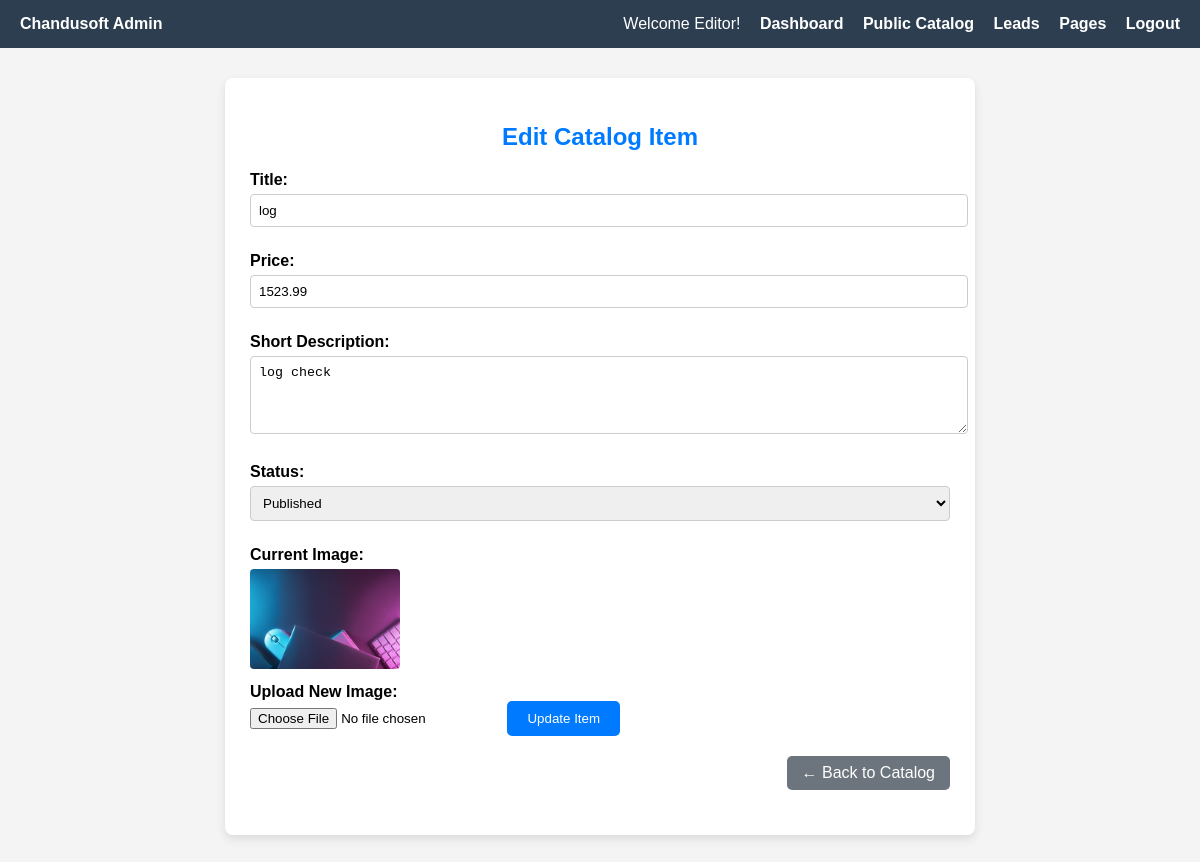
Page /admin/catalog-edit.php?id=8 on the committed database.
### tables this page shows
CREATE TABLE `catalog` (
  `id` int NOT NULL AUTO_INCREMENT,
  `title` varchar(255) NOT NULL,
  `slug` varchar(255) NOT NULL,
  `price` decimal(10,2) DEFAULT '0.00',
  `image` varchar(255) DEFAULT NULL,
  `short_desc` text,
  `status` enum('draft','published','archived') DEFAULT 'draft',
  `created_at` datetime DEFAULT CURRENT_TIMESTAMP,
  `updated_at` datetime DEFAULT CURRENT_TIMESTAMP ON UPDATE CURRENT_TIMESTAMP,
  PRIMARY KEY (`id`),
  UNIQUE KEY `slug` (`slug`)
);

### admin/catalog-edit.php (the view, shortened to what this page needs)
<?php
require_once __DIR__ . '/../app/config.php';
$user = $_SESSION['user'] ?? [];
$role = htmlspecialchars(ucfirst($user['role'] ?? 'Editor'));
$id = $_GET['id'] ?? 0;
$stmt = $pdo->prepare("SELECT * FROM catalog WHERE id = ?");
$stmt->execute([$id]);
$item = $stmt->fetch();
?>
<!DOCTYPE html>
<html lang="en">
<head>
</head>
<body>
<div class="navbar">
    <div><strong>Chandusoft Admin</strong></div>
    <div class="links">
        Welcome <?= $role ?>!
        <a href="/app/dashboard.php">Dashboard</a>
    <?php if ($role === 'Admin'): ?>
        <a href="/admin/catalog.php">Admin Catalog</a>
        <a href="/public/catalog.php">Public Catalog</a>
    <?php elseif ($role === 'Editor'): ?>
        <a href="/public/catalog.php">Public Catalog</a>
    <?php endif; ?>
        <a href="/admin/admin-leads.php">Leads</a>
        <a href="/admin/pages.php">Pages</a>
        <a href="/admin/logout.php">Logout</a>
    </div>
</div>
<div class="container">
    <h2>Edit Catalog Item</h2>
    <form method="POST" enctype="multipart/form-data">
        <label>Title:</label>
        <input type="text" name="title" value="<?= htmlspecialchars($item['title']) ?>" required>
        <label>Price:</label>
        <input type="number" step="0.01" name="price" value="<?= htmlspecialchars($item['price']) ?>" required>
        <label>Short Description:</label>
        <textarea name="short_desc" rows="4"><?= htmlspecialchars($item['short_desc']) ?></textarea>
        <label>Status:</label>
        <select name="status">
            <option value="published" <?= $item['status'] === 'published' ? 'selected' : '' ?>>Published</option>
        </select>
        <label>Current Image:</label>
        <div class="preview">
            <?php if ($item['image']): ?>
                <img src="../<?= htmlspecialchars($item['image']) ?>" alt="Current Image">
            <?php else: ?>
                <p>No image uploaded.</p>
            <?php endif; ?>
        </div>
        <label>Upload New Image:</label>
        <input type="file" name="image" accept="image/*">
        <button type="submit">Update Item</button>
<div style="max-width:1000px; margin:20px auto; text-align:right;">
    <a href="/admin/catalog.php"
       style="display:inline-block; padding:8px 15px; background:#6c757d; color:white; text-decoration:none; border-radius:5px;">
        ← Back to Catalog
    </a>
</div>
    </form>
</div>
</body>
</html>

### admin/catalog-edit.php (style rules this page uses)
body { font-family: Arial, sans-serif; background: #f4f4f4; margin: 0; padding: 0; }
.navbar { background-color: #2c3e50; color: white; padding: 15px 20px; display: flex; justify-content: space-between; align-items: center; }
.navbar .links a { color: white; text-decoration: none; margin-left: 15px; font-weight: bold; }
.container { max-width: 700px; margin: 30px auto; background: #fff; padding: 25px; border-radius: 8px; box-shadow: 0 4px 10px rgba(0,0,0,0.1); }
h2 { text-align: center; color: #007BFF; }
form label { font-weight: bold; margin-top: 10px; display: block; }
input[type=text], input[type=number], textarea, select { width: 100%; padding: 8px; margin-top: 5px; margin-bottom: 15px; border-radius: 4px; border: 1px solid #ccc; }
button { background: #007BFF; color: #fff; border: none; padding: 10px 20px; border-radius: 5px; cursor: pointer; }
.preview img { max-width: 150px; border-radius: 4px; margin-top: 5px; }

### rows in the picture
catalog: title "log", price "1523.99", short_desc "log check", status "Published", image (picture)

### other values in the picture
$role "Editor"
